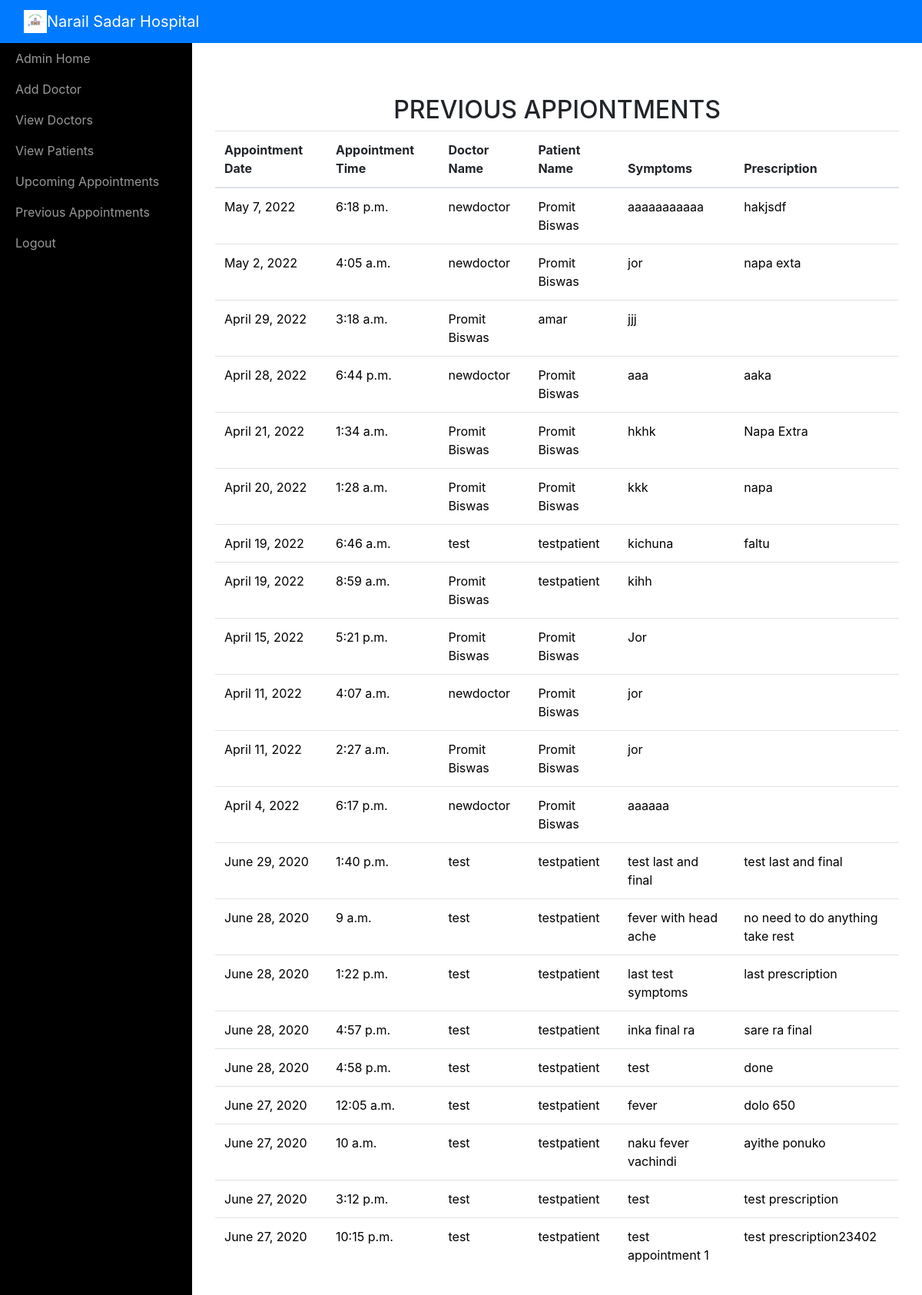
Page /adminviewprevious/ (signed in) on the earlier database version.
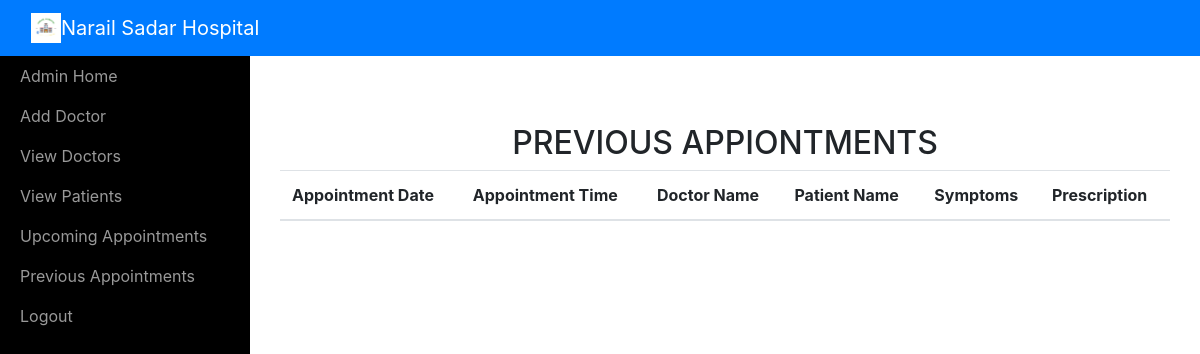
Same page on the later database version.
### sitehandler/models.py (models this page shows, shortened)
class Appointment(models.Model):
	doctorname = models.CharField(max_length=50)
	doctoremail = models.EmailField(max_length=50)
	patientname = models.CharField(max_length=50)
	patientemail = models.EmailField(max_length=50)
	appointmentdate = models.DateField(max_length=10)
	appointmenttime = models.TimeField(max_length=10)
	symptoms = models.CharField(max_length=100)
	status = models.BooleanField()
	prescription = models.CharField(max_length=200)

### sitehandler/views.py (the view)
# urls.py: path('adminviewprevious/',adminviewprevious,name='adminviewprevious'),
def adminviewprevious(request):
	if not request.user.is_staff:
		return redirect('login_admin')
	previous_appointments = Appointment.objects.filter(appointmentdate__lt=timezone.now()).order_by('-appointmentdate') | Appointment.objects.filter(status=False).order_by('-appointmentdate')
	d = {"previous_appointments" : previous_appointments }
	return render(request,'adminviewprevious.html',d)

### sitehandler/templates/adminviewprevious.html (shortened to what this page needs)
<!DOCTYPE html>
<html>
<head>
    {% include 'include.html' %}
    {% load static %}
    <link rel="stylesheet" type="text/css" href="https://cdn.datatables.net/1.10.21/css/jquery.dataTables.min.css">
    <link rel="stylesheet" type="text/css" href="https://cdn.datatables.net/buttons/1.6.2/css/buttons.dataTables.min.css">
</head>
<body >
    {% include 'adminnav.html' %}
    <div id="wrapper">
        {% include 'admin_include.html' %}
        <div class="page-content-wrapper">
            <div class="container-fluid"><a class="btn btn-link" role="button" id="menu-toggle" href="#menu-toggle" style="color: white;"><i class="fa fa-bars"></i></a>
                <h2 class="text-center">PREVIOUS APPIONTMENTS</h2>
                <section id="team" class="pb-5">
                    <div class="container">
                        <table class="table" id="example">
                            <thead>
                                <tr>
                                    <th>Appointment Date</th>
                                    <th>Appointment Time</th>
                                    <th>Doctor Name</th>
                                    <th>Patient Name</th>
                                    <th>Symptoms</th>
                                    <th>Prescription</th>
                                </tr>
                            </thead>
                            <tbody>
                                {% for j in previous_appointments %}
                                <tr style="color: black;">
                                    <td>{{j.appointmentdate}}</td>
                                    <td>{{j.appointmenttime}}</td>
                                    <td>{{j.doctorname}}</td>
                                    <td>{{j.patientname}}</td>
                                    <td>{{j.symptoms}}</td>
                                    <td>{{j.prescription}}</td>
                                </tr>
                                {% endfor %}
                            </tbody>
                        </table>
                    </div>
                </section>
            </div>
        </div>
    </div>
</body>
</html>

Differences in the rows shown:
removed Appointment: appointmentdate "May 7, 2022", appointmenttime "6:18 p.m.", doctorname "newdoctor", patientname "Promit Biswas", symptoms "aaaaaaaaaaa", prescription "hakjsdf"
removed Appointment: appointmentdate "May 2, 2022", appointmenttime "4:05 a.m.", doctorname "newdoctor", patientname "Promit Biswas", symptoms "jor", prescription "napa exta"
removed Appointment: appointmentdate "April 29, 2022", appointmenttime "3:18 a.m.", doctorname "Promit Biswas", patientname "amar", symptoms "jjj"
removed Appointment: appointmentdate "April 28, 2022", appointmenttime "6:44 p.m.", doctorname "newdoctor", patientname "Promit Biswas", symptoms "aaa", prescription "aaka"
removed Appointment: appointmentdate "April 21, 2022", appointmenttime "1:34 a.m.", doctorname "Promit Biswas", patientname "Promit Biswas", symptoms "hkhk", prescription "Napa Extra"
removed Appointment: appointmentdate "April 20, 2022", appointmenttime "1:28 a.m.", doctorname "Promit Biswas", patientname "Promit Biswas", symptoms "kkk", prescription "napa"
removed Appointment: appointmentdate "April 19, 2022", appointmenttime "6:46 a.m.", doctorname "test", patientname "testpatient", symptoms "kichuna", prescription "faltu"
removed Appointment: appointmentdate "April 19, 2022", appointmenttime "8:59 a.m.", doctorname "Promit Biswas", patientname "testpatient", symptoms "kihh"
removed Appointment: appointmentdate "April 15, 2022", appointmenttime "5:21 p.m.", doctorname "Promit Biswas", patientname "Promit Biswas", symptoms "Jor"
removed Appointment: appointmentdate "April 11, 2022", appointmenttime "4:07 a.m.", doctorname "newdoctor", patientname "Promit Biswas", symptoms "jor"
removed Appointment: appointmentdate "April 11, 2022", appointmenttime "2:27 a.m.", doctorname "Promit Biswas", patientname "Promit Biswas", symptoms "jor"
removed Appointment: appointmentdate "April 4, 2022", appointmenttime "6:17 p.m.", doctorname "newdoctor", patientname "Promit Biswas", symptoms "aaaaaa"
removed Appointment: appointmentdate "June 29, 2020", appointmenttime "1:40 p.m.", doctorname "test", patientname "testpatient", symptoms "test last and final", prescription "test last and final"
removed Appointment: appointmentdate "June 28, 2020", appointmenttime "9 a.m.", doctorname "test", patientname "testpatient", symptoms "fever with head ache", prescription "no need to do anything take rest"
removed Appointment: appointmentdate "June 28, 2020", appointmenttime "1:22 p.m.", doctorname "test", patientname "testpatient", symptoms "last test symptoms", prescription "last prescription"
removed Appointment: appointmentdate "June 28, 2020", appointmenttime "4:57 p.m.", doctorname "test", patientname "testpatient", symptoms "inka final ra", prescription "sare ra final"
removed Appointment: appointmentdate "June 28, 2020", appointmenttime "4:58 p.m.", doctorname "test", patientname "testpatient", symptoms "test", prescription "done"
removed Appointment: appointmentdate "June 27, 2020", appointmenttime "12:05 a.m.", doctorname "test", patientname "testpatient", symptoms "fever", prescription "dolo 650"
removed Appointment: appointmentdate "June 27, 2020", appointmenttime "10 a.m.", doctorname "test", patientname "testpatient", symptoms "naku fever vachindi", prescription "ayithe ponuko"
removed Appointment: appointmentdate "June 27, 2020", appointmenttime "3:12 p.m.", doctorname "test", patientname "testpatient", symptoms "test", prescription "test prescription"
removed Appointment: appointmentdate "June 27, 2020", appointmenttime "10:15 p.m.", doctorname "test", patientname "testpatient", symptoms "test appointment 1", prescription "test prescription23402"
